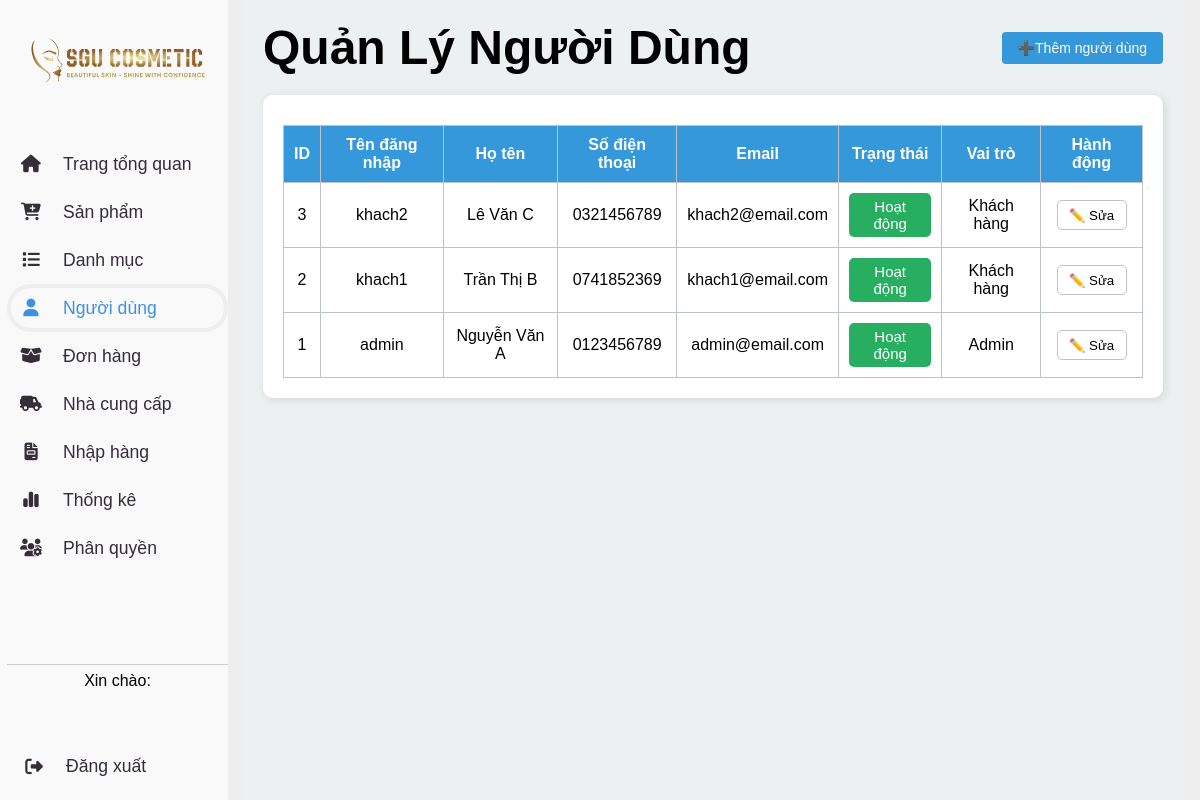
The app's page /admin.php?page=user with its own data.
### tables this page shows
CREATE TABLE users (
    user_id INT AUTO_INCREMENT PRIMARY KEY,
    username VARCHAR(50) UNIQUE,
    password VARCHAR(255),
    role_id INT,
    status TINYINT NOT NULL DEFAULT 1,
    FOREIGN KEY (role_id) REFERENCES nhomquyen(role_id)
);

CREATE TABLE `nhomquyen` (
    `role_id` INT AUTO_INCREMENT PRIMARY KEY,
    `role_name` VARCHAR(50) NOT NULL,
    `trangthai` INT NOT NULL DEFAULT 1  
);

### handles/TKController.php (called while the page is built, shortened)
<?php
require_once __DIR__ . '/../Model/TKModel.php';
class TKController
{
    private $tkmodel;
    public function __construct()
    {
        $this->tkmodel = new TKModel();
    }
    public function userList()
    {
        $users = $this->tkmodel->getAllUsers();
        include('view/UserList.php');
    }
}
?>

### database/connect.php (called while the page is built, shortened)
<?php
class database
{
    private $host = "localhost";
    private $dbname = "webbanhang";
    private $username = "root";
    private $password = "";
    private $conn;
    public function __construct()
    {
        $this->conn = new mysqli($this->host, $this->username, $this->password, $this->dbname);
    }
    public function getConnection()
    {
        return $this->conn;
    }
}

### Model/TKModel.php (called while the page is built, shortened)
<?php
require_once __DIR__ . '/../database/connect.php';
class TKModel
{
    private $conn;
    public function __construct()
    {
        $db = new database();
        $this->conn = $db->getConnection();
    }
    public function getAllUsers()
    {
        $sql = "SELECT
            u.*,  -- Lấy tất cả các cột từ bảng users (user_id, username, password, role_id, status, ...)
            COALESCE(nv.phone, kh.phone) AS phone,
            -- Ưu tiên lấy số điện thoại từ bảng nhanvien (nếu tồn tại), nếu không có thì lấy từ bảng khachhang
            COALESCE(nv.email, kh.email) AS email,
            -- Tương tự, ưu tiên lấy email từ bảng nhanvien, nếu không có thì lấy từ bảng khachhang
            COALESCE(nv.name, kh.customer_name) AS fullname,
            r.role_name
            -- Lấy tên vai trò từ bảng roles dựa trên role_id
            FROM users u
            -- Bảng chính là bảng users
            LEFT JOIN nhanvien nv ON nv.user_id = u.user_id
            -- Nối bảng nhanvien với users thông qua user_id (nếu người dùng là nhân viên thì sẽ có dữ liệu)
            LEFT JOIN khachhang kh ON kh.user_id = u.user_id
            -- Nối bảng khachhang với users thông qua user_id (nếu người dùng là khách hàng thì sẽ có dữ liệu)
            LEFT JOIN nhomquyen r ON u.role_id = r.role_id
            -- Nối bảng roles với users để lấy tên vai trò của người dùng dựa vào role_id
            ORDER BY u.user_id DESC
            -- Sắp xếp kết quả theo user_id giảm dần (người dùng mới nhất nằm trên cùng)
            ";
        $stmt = $this->conn->prepare($sql);
        $stmt->execute();
        $result = $stmt->get_result();
        $users = $result->fetch_all(MYSQLI_ASSOC);
        return $users;
    }
}

### view/UserList.php (the view, shortened to what this page needs)
<main class="main-content">
    <header>
        <h1>Quản Lý Người Dùng</h1>
        <a href="admin.php?page=user&act=add" class="add-user-btn">➕Thêm người dùng</a>
    </header>
    <section class="user-list">
        <table>
            <thead>
                <tr>
                    <th>ID</th>
                    <th>Tên đăng nhập</th>
                    <th>Họ tên</th>
                    <th>Số điện thoại</th>
                    <th>Email</th>
                    <th>Trạng thái</th>
                    <th>Vai trò</th>
                    <th>Hành động</th>
                </tr>
            </thead>
            <tbody id="userTable">
                <?php if (!empty($users)) : ?>
                    <?php foreach ($users as $user) : ?>
                        <tr class="<?= ($user['status'] == 0) ? 'hidden-product' : ''; ?>">
                            <td><?= htmlspecialchars($user['user_id']) ?></td>
                            <td><?= htmlspecialchars($user['username']) ?></td>
                            <td><?= htmlspecialchars($user['fullname']) ?></td>
                            <td><?= htmlspecialchars($user['phone']) ?></td>
                            <td><?= htmlspecialchars($user['email']) ?></td>
                            <td><?= $user['status'] == 0 ? '<span class="status-no-complete">Bị khóa</span>' : '<span class="status-complete">Hoạt động</span>' ?></td>
                            <td><?= htmlspecialchars($user['role_name']) ?></td>
                            <td>
                                <a href="admin.php?page=user&act=update&uid=<?= $user['user_id'] ?>">
                                    <button class="edit-btn">✏️ Sửa</button>
                                </a>
                            </td>
                        </tr>
                    <?php endforeach; ?>
                <?php else : ?>
                    <tr>
                        <td colspan="7">Không có dữ liệu.</td>
                    </tr>
                <?php endif; ?>
            </tbody>
        </table>
    </section>
</main>

### css/admin.css (style rules this page uses)
* { box-sizing: border-box; margin: 0; }
body { background-color: var(--grey); font-family: Arial, sans-serif; }
:root { --green: #098d1f; --blue: #3C91E6; --grey: #eee; --dark: #342E37; --light: #F9F9F9; }
.status-complete { background-color: #27ae60; color: #fff; padding: 5px 10px; border-radius: 5px; font-size: 15px; display: inline-block; }

### view/UserList.php (style rules this page uses)
* { margin: 0; padding: 0; box-sizing: border-box; font-family: Arial, sans-serif; }
.main-content { padding: 20px; background: #ECF0F1; min-height: 100vh; }
header { display: flex; justify-content: space-between; align-items: center; font-size: 24px; margin-bottom: 20px; }
.add-user-btn { background-color: #3498db; color: white; padding: 8px 16px; border-radius: 4px; text-decoration: none; font-size: 14px; font-weight: 500; transition: all 0.3s ease; display: inline-flex; align-items: center; white-space: nowrap; }
.user-list { background: white; padding: 20px; border-radius: 10px; box-shadow: 2px 2px 10px rgba(0, 0, 0, 0.1); }
table { width: 100%; border-collapse: collapse; margin-top: 10px; }
th, td { border: 1px solid #BDC3C7; padding: 10px; text-align: center; }
td a { text-decoration: none; color: black; }
th { background: #3498DB; color: white; }
.edit-btn, .delete-btn-user { border: none; width: 70px; height: 30px; cursor: pointer; border-radius: 5px; border: 1px solid #BDC3C7; }
.edit-btn { background: white; }

### records on screen
users: user_id "3", username "khach2", fullname "Lê Văn C", phone "0321456789", email "khach2@email.com", status "Hoạt động", role.role_name "Khách hàng"
users: user_id "2", username "khach1", fullname "Trần Thị B", phone "0741852369", email "khach1@email.com", status "Hoạt động", role.role_name "Khách hàng"
users: user_id "1", username "admin", fullname "Nguyễn Văn A", phone "0123456789", email "admin@email.com", status "Hoạt động", role.role_name "Admin"
